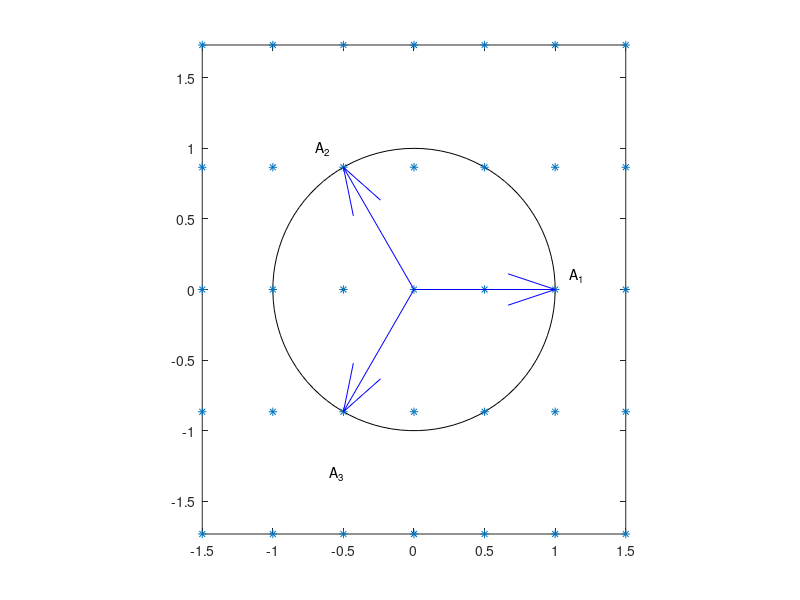
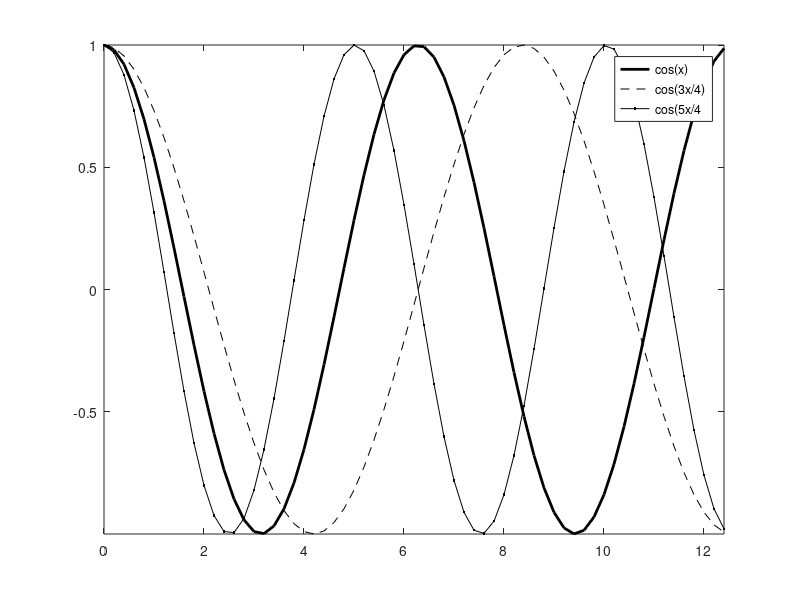
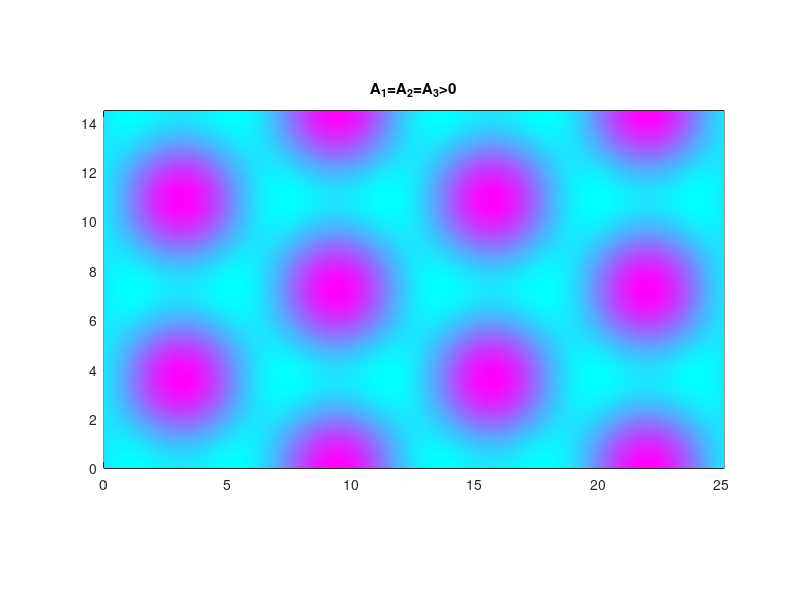

MATLAB code to generate these figures, in order:
%% 1D
k1=linspace(0,1.5,4); k2=0:0.125:1.5; k3=linspace(0,1.5,40);
lam=0.4; figure(1); clf; 
mu=@(k) -(1-abs(k).^2).^2+lam; 
plot(k3,mu(k3),'k'); hold on; plot(k1,mu(k1),'*k','markersize',8); 
plot(k2,mu(k2),'ok','markersize',8); plot(k3,0*k3,'--k'); 
xlabel('k'); legend('\mu(k)'); 
%%
figure(2); clf; x=0:0.2:4*pi; plot(x,cos(x),'-k','linewidth',2); hold on; 
plot(x,cos(0.75*x),'--k',x,cos(1.25*x),'.-k'); axis tight;
legend('cos(x)','cos(3x/4)','cos(5x/4');
%% 2D, square
figure(1); clf; 
k1=linspace(-1,1,3); k2=-1.5:0.25:1.5; 
lam=0.15; mu=@(k1,k2) -(1-(k1.^2+k2.^2)).^2+lam; clf(1); 
t=linspace(0,2*pi,100); r=1; plot(r*sin(t),r*cos(t),'k'); hold on
r=0.78; plot(r*sin(t),r*cos(t),'--k'); 
r=1.177; plot(r*sin(t),r*cos(t),'--k');
[K1,K2]=meshgrid(k1,k1); K1=K1(:); K2=K2(:); 
scatter(K1,K2,'*k');  
[K1,K2]=meshgrid(k2,k2); K1=K1(:); K2=K2(:); 
scatter(K1,K2,'ok');  axis image
quiver(0,0,1,0,1,'b'); quiver(0,0,0,1,1,'b'); 
quiver(0,0,1,0.25,1,'r'); quiver(0,0,-0.25,1,1,'r'); fs=18; 
text(1.05,-0.4,'A_1','fontsize',fs); text(0.1,1,'A_2','fontsize',fs); 
text(1,0.25,'B_1','fontsize',fs); text(-0.8,1,'B_2',  'fontsize',fs);
set(gca,'fontsize',16)
%% waveforms
x=0:0.1:4*pi; y=x; [X,Y]=meshgrid(x,y);
figure(3); pcolor(X,Y,cos(X)); 
shading interp; colormap cool; axis image; title('cos(x)'); pause
figure(3); pcolor(X,Y,cos(X)-cos(Y)); 
shading interp; colormap cool; axis image; title('cos(x)+cos(y)'); pause 
u1=cos(X).*cos(Y/4); u2=cos(X/4).*cos(Y); 
figure(3);pcolor(X,Y,u1); shading interp; colormap cool; axis image; title('evec 1');
%%
figure(3);pcolor(X,Y,u1+u2); 
shading interp; colormap cool; axis image; title('evec 2');
%% 2D, hex 
k1=-1.5:0.5:1.5; s3=sqrt(3); k2=-s3:s3/2:s3; 
lam=0.15; mu=@(k1,k2) -(1-(k1.^2+k2.^2)).^2+lam; figure(1); clf; 
t=linspace(0,2*pi,100); r=1; plot(r*sin(t),r*cos(t),'k'); hold on
%r=0.78; plot(r*sin(t),r*cos(t),'r'); r=1.177; plot(r*sin(t),r*cos(t),'r');
[K1,K2]=meshgrid(k1,k2); K1=K1(:); K2=K2(:); 
scatter(K1,K2,'*');  
quiver(0,0,1,0,1,'b');quiver(0,0,-1/2,s3/2,1,'b');quiver(0,0,-1/2,-s3/2,1,'b');
axis image; %([-1 1 -1 1]); 
text(1.1,0.1,'A_1'); text(-0.7,1,'A_2'); text(-0.6,-1.3,'A_3'); 
%% waveforms
x=-4*pi:0.1:4*pi;  s3=sqrt(3); y=x/s3; [X,Y]=meshgrid(x,y); 
u1=cos(X/2); u2=cos(X/2+s3*Y/2)+cos(X/2-s3*Y/2); 
figure(3); clf; pcolor(X,Y,u1); 
shading interp; colormap cool; axis image; title('A_1>0; A_2=A_3=0'); pause 
figure(3); clf; pcolor(X,Y,u2); 
shading interp; colormap cool; axis image; title('A_1=0, A_2=A_3>0'); pause
%%
x=0:0.1:8*pi; y=x/s3; [X,Y]=meshgrid(x,y); u1=cos(X); u2=cos(X/2+s3*Y/2)+cos(X/2-s3*Y/2);
u1=-cos(X); u2=-sin(X/2+s3*Y/2)-sin(X/2-s3*Y/2); % shift by pi
figure(3); clf; pcolor(X,Y,u1+u2); 
shading interp; colormap cool; axis image; title('A_1=A_2=A_3>0');


